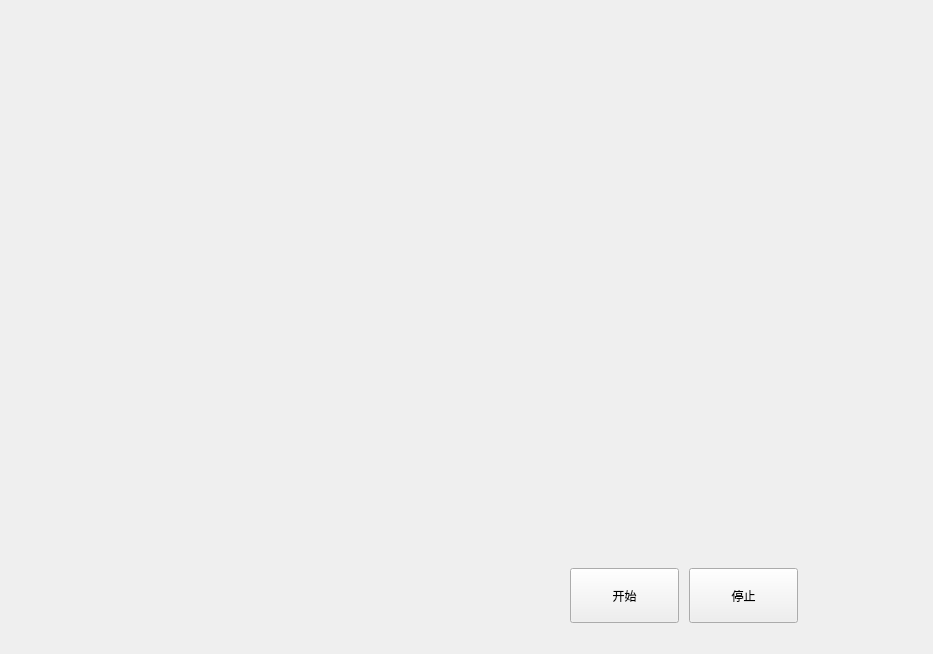
<?xml version="1.0" encoding="UTF-8"?>
<ui version="4.0">
 <class>Form</class>
 <widget class="QWidget" name="Form">
  <property name="geometry">
   <rect>
    <x>0</x>
    <y>0</y>
    <width>933</width>
    <height>654</height>
   </rect>
  </property>
  <property name="windowTitle">
   <string>Form</string>
  </property>
  <layout class="QGridLayout" name="gridLayout">
   <item row="0" column="0">
    <layout class="QVBoxLayout" name="verticalLayout" stretch="8,1">
     <property name="spacing">
      <number>15</number>
     </property>
     <property name="leftMargin">
      <number>15</number>
     </property>
     <property name="topMargin">
      <number>15</number>
     </property>
     <property name="rightMargin">
      <number>15</number>
     </property>
     <property name="bottomMargin">
      <number>15</number>
     </property>
     <item>
      <widget class="Label" name="label">
       <property name="sizePolicy">
        <sizepolicy hsizetype="Fixed" vsizetype="Fixed">
         <horstretch>0</horstretch>
         <verstretch>0</verstretch>
        </sizepolicy>
       </property>
       <property name="minimumSize">
        <size>
         <width>881</width>
         <height>522</height>
        </size>
       </property>
       <property name="maximumSize">
        <size>
         <width>881</width>
         <height>522</height>
        </size>
       </property>
       <property name="text">
        <string/>
       </property>
      </widget>
     </item>
     <item>
      <layout class="QHBoxLayout" name="horizontalLayout" stretch="5,1,1,1">
       <property name="spacing">
        <number>10</number>
       </property>
       <property name="topMargin">
        <number>5</number>
       </property>
       <property name="bottomMargin">
        <number>5</number>
       </property>
       <item>
        <spacer name="horizontalSpacer">
         <property name="orientation">
          <enum>Qt::Horizontal</enum>
         </property>
         <property name="sizeHint" stdset="0">
          <size>
           <width>40</width>
           <height>20</height>
          </size>
         </property>
        </spacer>
       </item>
       <item>
        <widget class="QPushButton" name="btnStart">
         <property name="sizePolicy">
          <sizepolicy hsizetype="Minimum" vsizetype="MinimumExpanding">
           <horstretch>0</horstretch>
           <verstretch>0</verstretch>
          </sizepolicy>
         </property>
         <property name="text">
          <string>开始</string>
         </property>
        </widget>
       </item>
       <item>
        <widget class="QPushButton" name="btnStop">
         <property name="sizePolicy">
          <sizepolicy hsizetype="Minimum" vsizetype="MinimumExpanding">
           <horstretch>0</horstretch>
           <verstretch>0</verstretch>
          </sizepolicy>
         </property>
         <property name="text">
          <string>停止</string>
         </property>
        </widget>
       </item>
       <item>
        <spacer name="horizontalSpacer_2">
         <property name="orientation">
          <enum>Qt::Horizontal</enum>
         </property>
         <property name="sizeHint" stdset="0">
          <size>
           <width>40</width>
           <height>20</height>
          </size>
         </property>
        </spacer>
       </item>
      </layout>
     </item>
    </layout>
   </item>
  </layout>
 </widget>
 <customwidgets>
  <customwidget>
   <class>Label</class>
   <extends>QLabel</extends>
   <header location="global">Label.h</header>
  </customwidget>
 </customwidgets>
 <resources/>
 <connections>
  <connection>
   <sender>btnStart</sender>
   <signal>clicked()</signal>
   <receiver>Form</receiver>
   <slot>start()</slot>
   <hints>
    <hint type="sourcelabel">
     <x>637</x>
     <y>614</y>
    </hint>
    <hint type="destinationlabel">
     <x>635</x>
     <y>682</y>
    </hint>
   </hints>
  </connection>
 </connections>
 <slots>
  <slot>start()</slot>
 </slots>
</ui>
